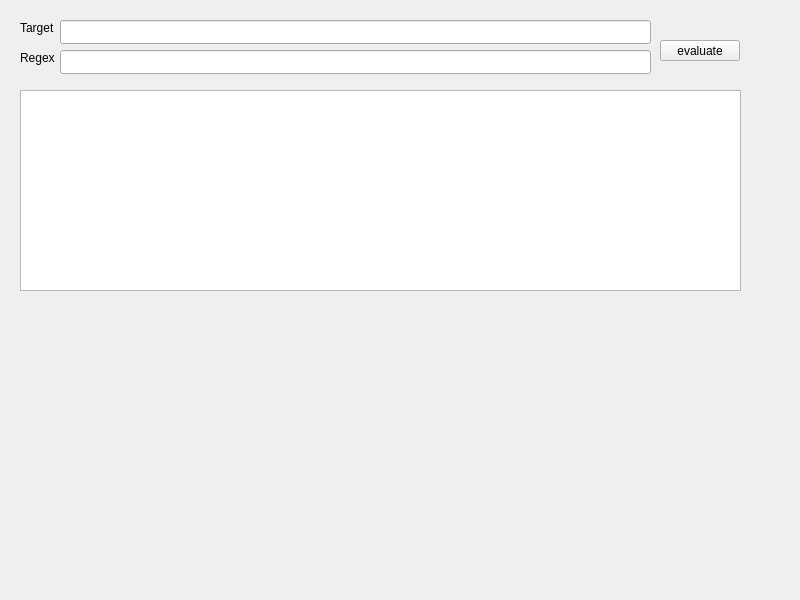
<?xml version="1.0" encoding="UTF-8"?>
<ui version="4.0">
 <class>Widget</class>
 <widget class="QWidget" name="Widget">
  <property name="geometry">
   <rect>
    <x>0</x>
    <y>0</y>
    <width>800</width>
    <height>600</height>
   </rect>
  </property>
  <property name="windowTitle">
   <string>Widget</string>
  </property>
  <widget class="QTextBrowser" name="regexOutcome">
   <property name="geometry">
    <rect>
     <x>20</x>
     <y>90</y>
     <width>721</width>
     <height>201</height>
    </rect>
   </property>
  </widget>
  <widget class="QPushButton" name="evaluate">
   <property name="geometry">
    <rect>
     <x>660</x>
     <y>40</y>
     <width>80</width>
     <height>21</height>
    </rect>
   </property>
   <property name="text">
    <string>evaluate</string>
   </property>
  </widget>
  <widget class="QLineEdit" name="targetEdit">
   <property name="geometry">
    <rect>
     <x>60</x>
     <y>20</y>
     <width>591</width>
     <height>24</height>
    </rect>
   </property>
  </widget>
  <widget class="QLineEdit" name="regexEdit">
   <property name="geometry">
    <rect>
     <x>60</x>
     <y>50</y>
     <width>591</width>
     <height>24</height>
    </rect>
   </property>
  </widget>
  <widget class="QLabel" name="Target">
   <property name="geometry">
    <rect>
     <x>20</x>
     <y>20</y>
     <width>58</width>
     <height>16</height>
    </rect>
   </property>
   <property name="text">
    <string>Target</string>
   </property>
  </widget>
  <widget class="QLabel" name="label_2">
   <property name="geometry">
    <rect>
     <x>20</x>
     <y>50</y>
     <width>58</width>
     <height>16</height>
    </rect>
   </property>
   <property name="text">
    <string>Regex</string>
   </property>
  </widget>
 </widget>
 <resources/>
 <connections/>
</ui>
